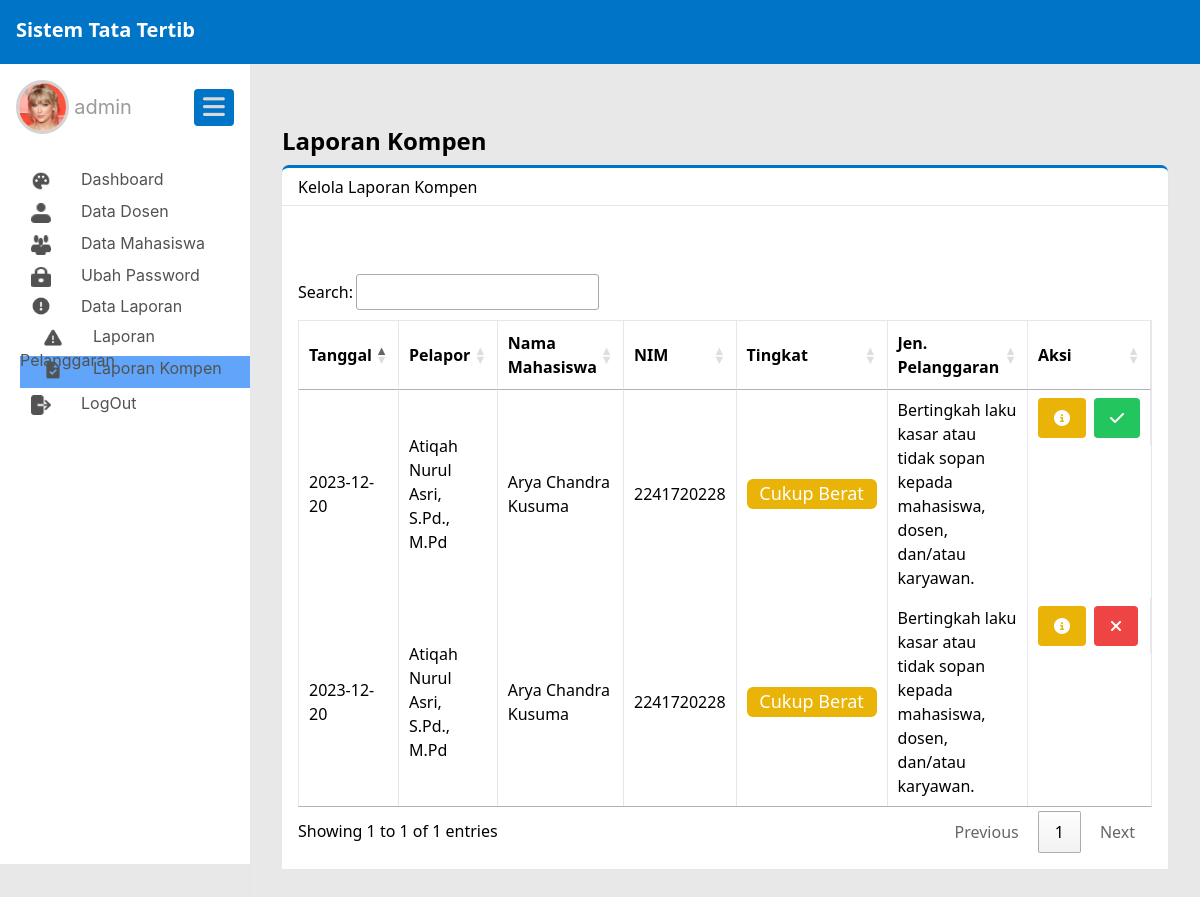
Screenshot of /public/admin/laporanKompen (signed in) with the database file from the repository.
### tables this page shows
CREATE TABLE `pengaduan` (
  `pengaduan_id` int(11) NOT NULL,
  `nip` varchar(20) NOT NULL,
  `nim` varchar(20) NOT NULL,
  `pelanggaran_id` int(11) NOT NULL,
  `bukti_pelanggaran` varchar(200) NOT NULL,
  `tanggal_pengaduan` date NOT NULL,
  `status_pengaduan` enum('valid','tidak valid','proses') NOT NULL,
  `catatan` text NOT NULL
);

CREATE TABLE `dosen` (
  `nip` varchar(50) NOT NULL,
  `nama` varchar(50) NOT NULL,
  `TTL` varchar(50) NOT NULL,
  `jenis_kelamin` enum('L','P') NOT NULL,
  `jabatan` varchar(50) NOT NULL,
  `email` varchar(50) NOT NULL,
  `no_phone` int(11) NOT NULL,
  `alamat` varchar(100) NOT NULL,
  `dosen_img` varchar(150) NOT NULL,
  `user_id` int(11) NOT NULL
);

CREATE TABLE `mahasiswa` (
  `nim` varchar(20) NOT NULL,
  `prodi_id` int(11) NOT NULL,
  `nama` varchar(50) NOT NULL,
  `TTL` varchar(50) NOT NULL,
  `jenis_kelamin` enum('L','P') NOT NULL,
  `alamat` varchar(100) NOT NULL,
  `email` varchar(50) NOT NULL,
  `no_phone` varchar(11) NOT NULL,
  `phone_ortu` varchar(20) NOT NULL,
  `jumlah_pelanggaran` int(11) NOT NULL,
  `mahasiswa_img` varchar(200) NOT NULL,
  `user_id` int(11) NOT NULL
);

CREATE TABLE `pelanggaran` (
  `pelanggaran_id` int(11) NOT NULL,
  `pelanggaran` varchar(500) NOT NULL,
  `tingkat` int(11) NOT NULL,
  `sanksi_id` int(11) NOT NULL
);

### app/core/Controller.php (called while the page is built, shortened)
<?php
class Controller{
    public function view($view, $data = []){
        require_once '../app/views/' . $view . '.php';
    }
    public function model($model){
        return new $model;
    }
}

### app/controllers/Admin.php (called while the page is built, shortened)
<?php
class Admin extends Controller{
    public function laporanKompen(){
        $data['judul'] = 'Admin Page';
        $data['laporanKompen'] = $this->model('Admin_model')->getLaporanKompen();
        $this->view('admin/laporanKompen', $data);
    }
}

### app/core/App.php (called while the page is built, shortened)
<?php
class App
{
    protected $method = 'index';
    protected $params = [];
    public function __construct()
    {
        $url = $this->parseURL();
        if(file_exists('../app/controllers/' . $url[0] . '.php')){
            unset($url[0]);
        }
        $this->controller = new $this->controller;
        if(isset($url[1])){
            if(method_exists($this->controller, $url[1])){
                $this->method = $url[1];
            }
        }
        call_user_func_array([$this->controller, $this->method], $this->params);
    }
    public function parseURL()
    {
        if (isset($_GET['url'])) {
            $url = rtrim($_GET['url'], '/');
            $url = filter_var($url, FILTER_SANITIZE_URL);
            $url = explode('/', $url);
            return $url;
        }
    }
}

### public/index.php (called while the page is built, shortened)
<?php
$app = new App;

### app/core/Database.php (called while the page is built, shortened)
<?php
class Database
{
    private $host = DB_HOST;
    private $user = DB_USER;
    private $pass = DB_PASS;
    private $db_name = DB_NAME;
    private $dbh;
    private $stmt;
    public function __construct()
    {
        $dsn = 'mysql:host=' . $this->host . ';dbname=' . $this->db_name;
        $option = [
            PDO::ATTR_PERSISTENT => true,
            PDO::ATTR_ERRMODE => PDO::ERRMODE_EXCEPTION
        ];
        try {
            $this->dbh = new PDO($dsn, $this->user, $this->pass, $option);
        } catch (PDOException $e) {
            die($e->getMessage());
        }
    }
    public function query($query)
    {
        $this->stmt = $this->dbh->prepare($query);
    }
    public function execute()
    {
        $this->stmt->execute();
    }
    public function resultSet()
    {
        $this->execute();
        return $this->stmt->fetchAll(PDO::FETCH_ASSOC);
    }
}

### app/models/Admin_model.php (called while the page is built, shortened)
<?php
class Admin_model
{
    private $table1 = 'dosen';
    private $table2 = 'mahasiswa';
    private $table3 = 'pengaduan';
    private $table4 = 'pelanggaran';
    private $table6 = 'riwayat';
    private $db;
    public function __construct()
    {
        $this->db = new Database;
    }
    public function getLaporanKompen()
    {
        $this->db->query('SELECT r.riwayat_id, r.status_kompen, p.pengaduan_id, r.status_kompen, p.tanggal_pengaduan, d.nama as nama_dosen, m.nama, m.nim, pe.tingkat, pe.pelanggaran
        FROM ' . $this->table3 . ' AS p
        JOIN ' . $this->table1 . ' AS d ON p.nip = d.nip
        JOIN ' . $this->table2 . ' AS m ON p.nim = m.nim
        JOIN ' . $this->table4 . ' AS pe ON p.pelanggaran_id = pe.pelanggaran_id
        JOIN '. $this->table6 . ' AS r ON p.pengaduan_id = r.pengaduan_id');
        return $this->db->resultSet();
    }
}

### app/views/admin/laporanKompen.php (the view, shortened to what this page needs)
<div class="flex-1 pl-8 pb-8 pt-6 pr-8 shadow-sm main_content">
  <div id="laporan_pelanggaran">
    <h1 class="text-2xl font-bold mb-2">Laporan Kompen</h1>
    <div class="flex bg-white h-10 items-center shadow-sm subtitle_dashboard">
      <div class="flex-1 ml-4">Kelola Laporan Kompen</div>
    </div>
    <div class="flex bg-white">
      <div class="flex-1 bg-white p-4">
        <div class="grid grid-cols-1 gap-4 mt-5">
          <div class="container mx-auto mt-8 containerTableDosen overflow-x-auto">
            <table id="tableLaporanKompen" class="min-w-full border ">
              <thead>
                <tr class="border-b">
                  <th class="py-2 px-4 border-r">Tanggal</th>
                  <th class="py-2 px-4 border-r">Pelapor</th>
                  <th class="py-2 px-4 border-r">Nama Mahasiswa</th>
                  <th class="py-2 px-4 border-r">NIM</th>
                  <th class="py-2 px-4 border-r">Tingkat</th>
                  <th class="py-2 px-4 border-r">Jen. Pelanggaran</th>
                  <th class="py-2 px-4 border-r">Aksi</th>
                </tr>
              </thead>
              <?php
              foreach ($data['laporanKompen'] as $row) :
                if ($row['status_kompen'] != 'baru' && ($row['status_kompen'] != 'sedang dikerjakan')) {
              ?>
                  <tbody>
                    <tr class="border-b">
                      <td class="py-2 px-4 border-r"><?= $row['tanggal_pengaduan']; ?></td>
                      <td class="py-2 px-4 border-r"><?= $row['nama_dosen']; ?></td>
                      <td class="py-2 px-4 border-r">
                        <p class="nama_dosen_table inline"><?= $row['nama']; ?></p>
                      </td>
                      <td class="py-2 px-4 border-r">
                        <p class="nama_dosen_table inline"><?= $row['nim']; ?></p>
                      </td>
                      <td class="py-2 px-4 border-r text-center"><?php
                                                                  if ($row['tingkat'] == '1') {
                                                                    echo '<div class="w-[130px] h-[30px] rounded-md bg-red-700 px-1 text-lg font-medium text-white">Sangat Berat</div>';
                                                                  } elseif ($row['tingkat'] == '2') {
                                                                    echo '<div class="w-[130px] h-[30px] rounded-md bg-orange-600 px-1 text-lg font-medium text-white">Berat</div>';
                                                                  } elseif ($row['tingkat'] == '3') {
                                                                    echo '<div class="w-[130px] h-[30px] rounded-md bg-yellow-500 px-1 text-lg font-medium text-white">Cukup Berat</div>';
                                                                  } elseif ($row['tingkat'] == '4') {
                                                                    echo '<div class="w-[130px] h-[30px] rounded-md bg-yellow-200 px-1 text-lg font-medium text-yellow-600">Sedang</div>';
                                                                  } elseif ($row['tingkat'] == '5') {
                                                                    echo '<div class="w-[130px] h-[30px] rounded-md bg-green-200 px-1 text-lg font-medium text-green-700">Ringan</div>';
                                                                  }
                                                                  ?></td>
                      <td class="py-2 px-4 border-r"><?= $row['pelanggaran']; ?></td>
                      <td class="py-2 px-4 border-r flex p-2 gap-2 ">
                        <a href="#" onclick="showModalKompen(<?= $row['riwayat_id']; ?>);" class="bg-yellow-500 hover:bg-yellow-700 sm:right-[-100px] text-white font-bold py-2 px-4 rounded inline"><i class="fas fa-info-circle"></i></a>
                        <?php if ($row['status_kompen'] ==  'selesai') { ?>
                          <button class="bg-green-500 sm:right-[-100px] text-white font-bold py-2 px-4 rounded inline"><i class="fa-solid fa-check"></i></button>
                        <?php } else if ($row['status_kompen'] ==  'ditolak') { ?>
                          <button class="bg-red-500 sm:right-[-100px] text-white font-bold py-2 px-4 rounded inline"><i class="fas fa-times"></i>
                          </button>
                        <?php } else if ($row['status_kompen'] == 'proses') { ?>
                          <button class="bg-blue-500 sm:right-[-100px] text-white font-bold py-2 px-4 rounded inline"><i class="fas fa-spinner"></i>
                            </a>
                          <?php } ?>
                      </td>
                    </tr>
                <?php
                }
              endforeach;
                ?>
                  </tbody>
            </table>
          </div>
        </div>
      </div>
    </div>
  </div>
</div>

### public/css/style.css (style rules this page uses)
.main_content { margin-left: 250px; margin-top: 64px; }
.main { background: #e8e8e8; }
.subtitle_dashboard { border-top: solid; border-radius: 7px 7px 0px 0px; border-color: #0075c8; }

### rows the page displays
pengaduan: tanggal_pengaduan "2023-12-20", nip.nama "Atiqah Nurul Asri, S.Pd., M.Pd", nim.nama "Arya Chandra Kusuma", nim.nim "2241720228", pelanggaran.pelanggaran "Bertingkah laku kasar atau tidak sopan kepada mahasiswa, dosen, dan/atau karyawan."
pengaduan: tanggal_pengaduan "2023-12-20", nip.nama "Atiqah Nurul Asri, S.Pd., M.Pd", nim.nama "Arya Chandra Kusuma", nim.nim "2241720228", pelanggaran.pelanggaran "Bertingkah laku kasar atau tidak sopan kepada mahasiswa, dosen, dan/atau karyawan."

### other values shown
$_SESSION['username'] "admin"
